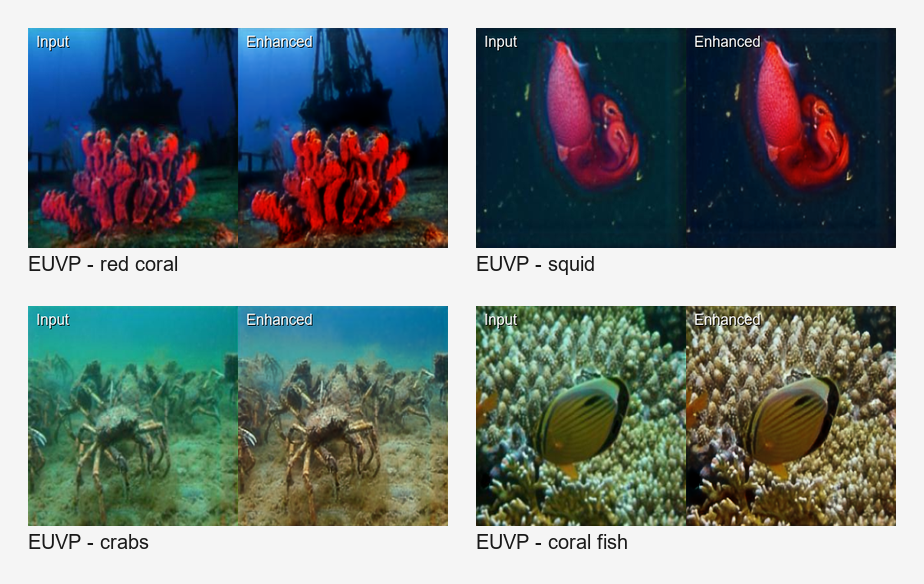
#> input picture results/figures/euvp_4panel.png, 924 x 584 px, given in place of im_u113__comparison.png, which was not available
$ python create_euvp_3panel_figure.py
#> lines starting #> are read from the running program, lines starting #| are printed output that depends on the picture; pictures that were not available may be replaced by others from this repository, and a replacement may not be noted
from pathlib import Path

from PIL import Image, ImageDraw, ImageFont


PROJECT_ROOT = Path(__file__).resolve().parents[1]
OUTPUT_PATH = PROJECT_ROOT / "results" / "figures" / "euvp_3panel.png"

ITEMS = [
    {
        "path": PROJECT_ROOT / "results" / "validation" / "im_u113__comparison.png",
        "label": "EUVP - red coral",
    },
    {
        "path": PROJECT_ROOT / "results" / "validation" / "im_u881__comparison.png",
        "label": "EUVP - squid",
    },
    {
        "path": PROJECT_ROOT / "results" / "validation" / "im_f2354__comparison.png",
        "label": "EUVP - crabs",
    },
]


def get_font(size: int):
    for candidate in ("arial.ttf", "DejaVuSans.ttf"):
        try:
            return ImageFont.truetype(candidate, size)
        except OSError:
            continue
    return ImageFont.load_default()


def main():
    cell_width = 420
    cell_height = 220
    cols = 3
    margin = 24
    label_height = 30

    canvas_w = cols * cell_width + (cols + 1) * margin
    canvas_h = cell_height + label_height + 2 * margin
    canvas = Image.new("RGB", (canvas_w, canvas_h), (245, 245, 245))
#> canvas: PIL image 1356x298 RGB; every value is 245
    draw = ImageDraw.Draw(canvas)
    font = get_font(19)

    for idx, item in enumerate(ITEMS):
        image = Image.open(item["path"]).convert("RGB")
#> image is the input picture: PIL image 924x584 RGB; mean R, G, B 118.3, 128.3, 127
        image = image.resize((cell_width, cell_height), Image.Resampling.LANCZOS)
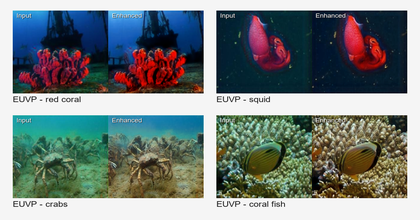
#> image: PIL image 420x220 RGB; mean R, G, B 118.3, 128.2, 126.9

        x = margin + idx * (cell_width + margin)
        y = margin
        canvas.paste(image, (x, y))
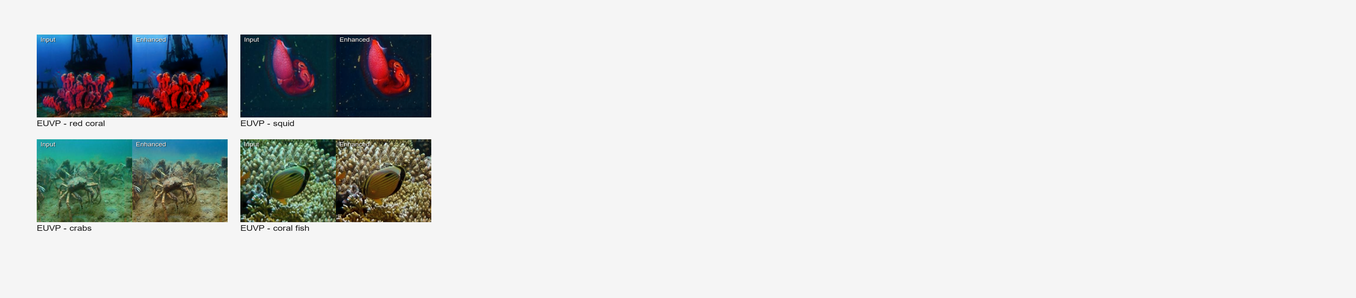
#> canvas: PIL image 1356x298 RGB; mean R, G, B 216, 218.3, 218
        draw.text((x, y + cell_height + 4), item["label"], fill=(25, 25, 25), font=font)
#> pass 2 of the loop in main, `for idx, item in enumerate(ITEMS):`:
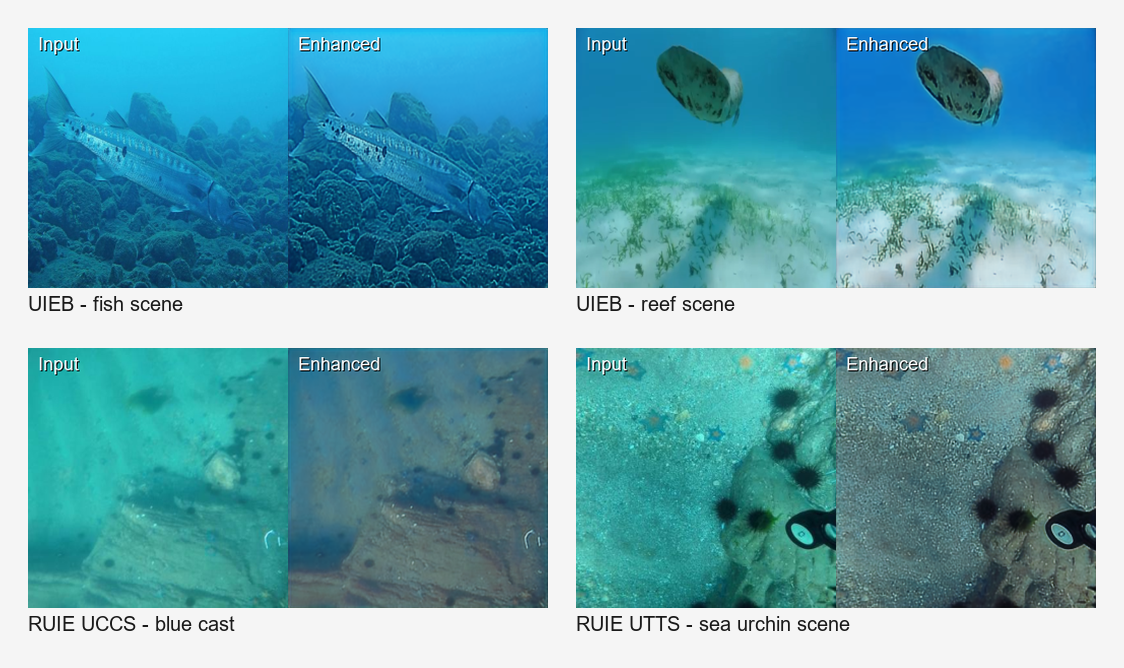
#> input picture results/figures/cross_domain_4panel.png, 1124 x 668 px, given in place of im_u881__comparison.png, which was not available
#> in main, image is the input picture: PIL image 1124x668 RGB; mean R, G, B 106.7, 166.5, 178
#> in main, `image = image.resize((cell_width, cell_height), Image.Resampling.LANCZ..`:
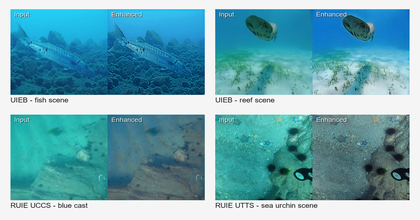
#> image: PIL image 420x220 RGB; mean R, G, B 106.6, 166.5, 178
#> in main, `canvas.paste(image, (x, y))`:
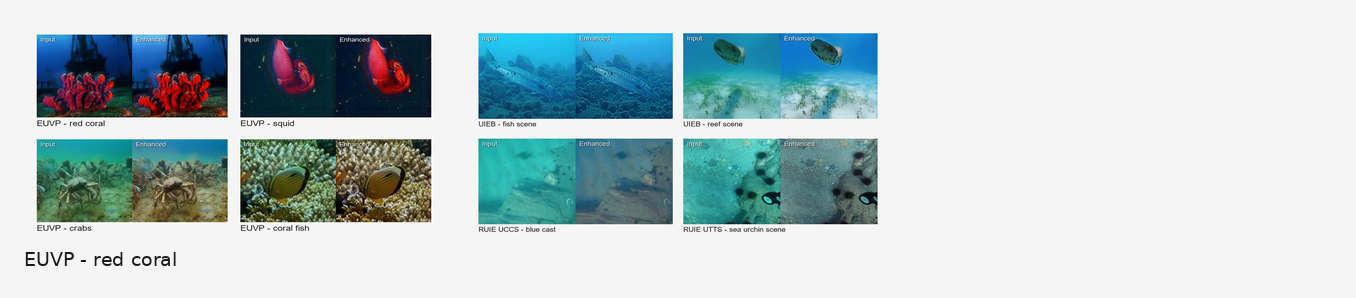
#> canvas: PIL image 1356x298 RGB; mean R, G, B 184.1, 200, 202.4

    OUTPUT_PATH.parent.mkdir(parents=True, exist_ok=True)
    canvas.save(OUTPUT_PATH)
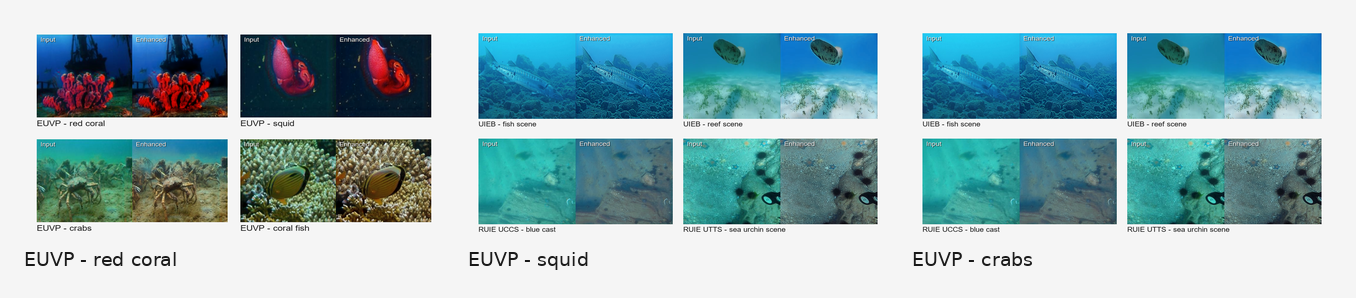
#> saved as euvp_3panel.png: PIL image 1356x298 RGB; mean R, G, B 151.9, 181.6, 186.5
    print(f"Saved -> {OUTPUT_PATH}")


if __name__ == "__main__":
    main()
